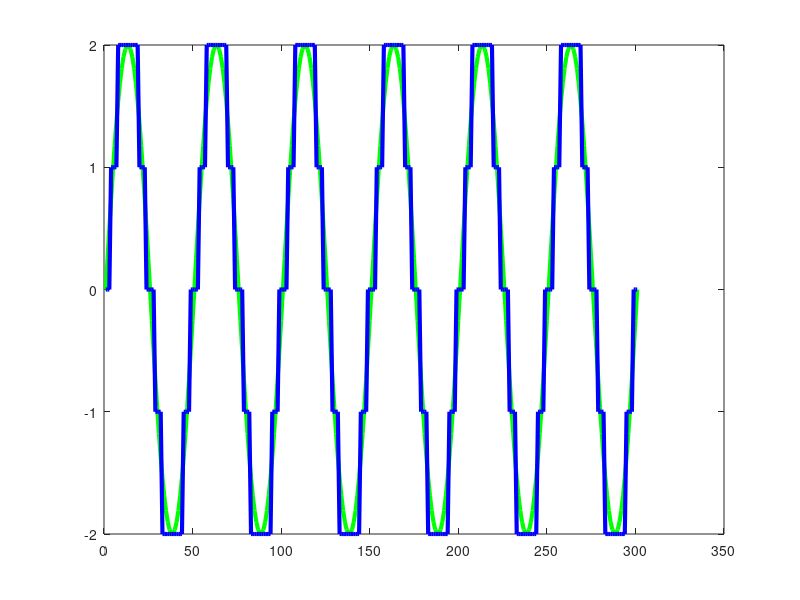

This figure's MATLAB source:
   am=2;
  fm=3;
  fs=150;
  t=0:1/fs:2;
  m=am*sin(2*pi*fm*t);
 plot(m,'g','linewidth',3);
  hold all;
  for (k=1:1:length(m))
      if(k==1)
          d(k)=m(k);
          dq(k)=round(d(k));
          mq(k)=dq(k);
          
      else
         d(k)=m(k)-mq(k-1);
           dq(k)=round(d(k));
          mq(k)=mq(k-1)+dq(k);  
      end
  end
  for (k=1:1:length(m))
      if(k==1)
          mqr(k)=dq(k);
      else
          mqr(k)=dq(k)+mqr(k-1);
      end
  end
  
  
  plot(mq,'b','linewidth',3);